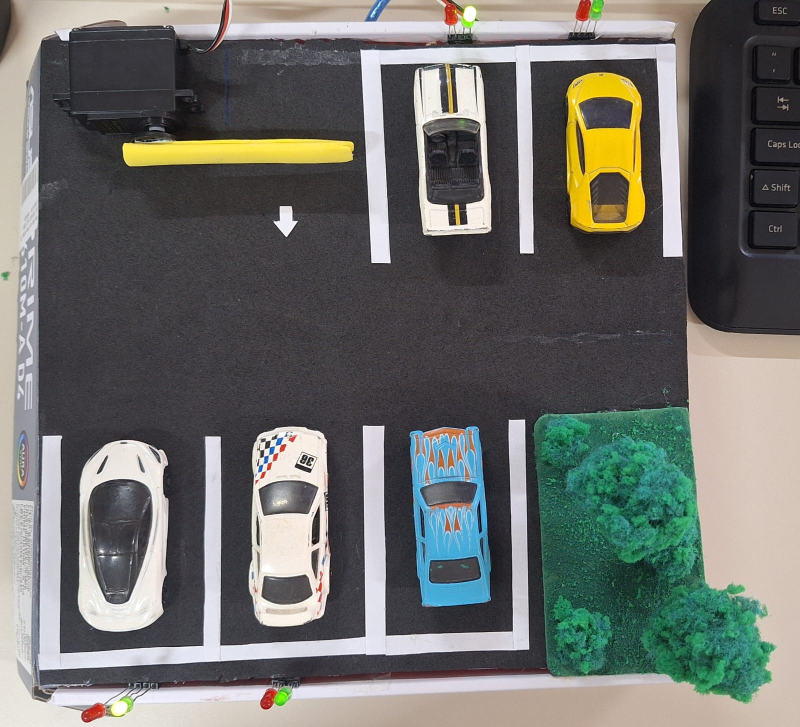
#> input picture assets/inputs/imagemAtual6.jpeg, 1600 x 1454 px, found by its file name (shown at 1/2 size)
$ python createCoordinatesImage.py
#> lines starting #> are read from the running program, lines starting #| are printed output that depends on the picture
#> further down, image is the input picture: shape (1454, 1600, 3); mean B, G, R 106.2, 110.3, 108.7
import cv2

# Função para redimensionar a imagem para um tamanho fixo de largura de 700 pixels, mantendo a proporção
def resize_image(img_array, new_width=700):
#> called with new_width = 700
    height, width, _ = img_array.shape
#> height = 1454; width = 1600
    new_height = int((new_width / width) * height)  # Calcula a nova altura mantendo a proporção
#> new_height = 636
    resized_image = cv2.resize(img_array, (new_width, new_height))
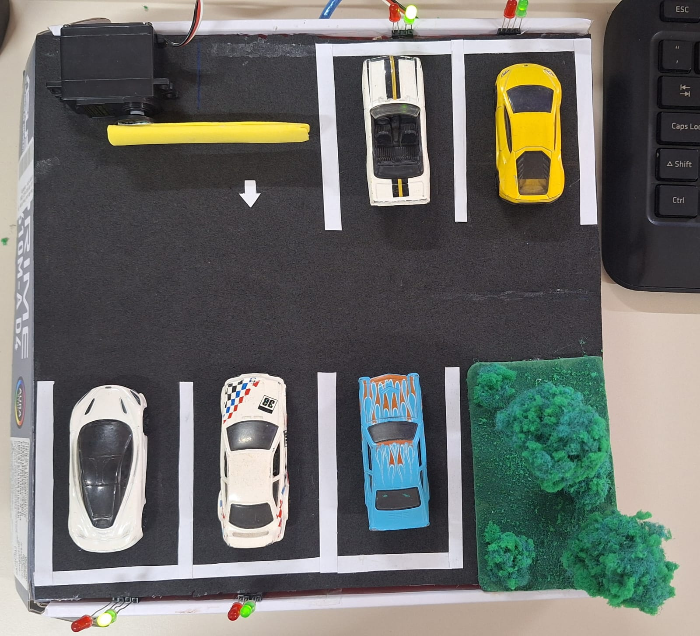
#> resized_image: shape (636, 700, 3); mean B, G, R 106.1, 110.2, 108.6
    return resized_image, (width / new_width), (height / new_height)

# Carrega a imagem
image_path = '../../assets/inputs/imagemAtual6.jpeg'
image = cv2.imread(image_path)

# Verifica se a imagem foi carregada corretamente
if image is None:
    print("Erro ao carregar a imagem.")
    exit()

# Redimensiona a imagem para um tamanho fixo de largura de 700 pixels, mantendo a proporção
resized_image, scale_x, scale_y = resize_image(image, 700)
#> scale_x = 2.29; scale_y = 2.29

# Lista para armazenar as coordenadas das vagas
vagas = []

print("Selecione os retângulos das vagas. Pressione Enter após selecionar cada retângulo. Pressione Esc para finalizar.")

# Define a janela como ajustável
cv2.namedWindow("Image", cv2.WINDOW_NORMAL)

while True:
    # Permite ao usuário selecionar a ROI (Região de Interesse)
#> (the run stopped early here; a loop or call above may not have finished)

$ run again, with assets/inputs/imagemAtual1.jpeg copied over assets/inputs/imagemAtual6.jpeg
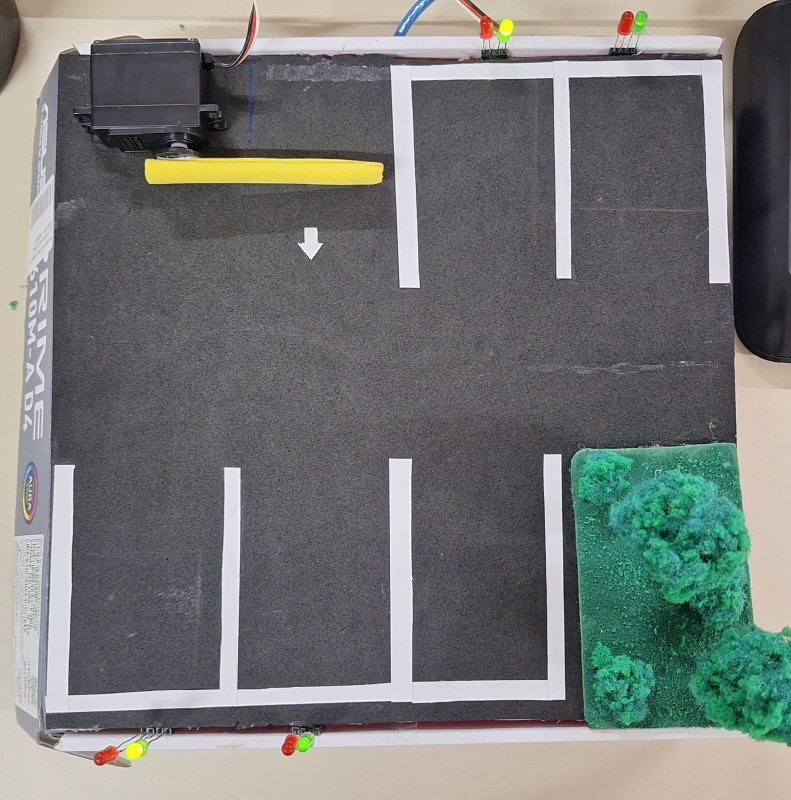
#> input picture assets/inputs/imagemAtual1.jpeg, 1582 x 1600 px, found by its file name (shown at 1/2 size)
#> image is the input picture: shape (1600, 1582, 3); mean B, G, R 118.4, 120, 117.4
#> in resize_image, `resized_image = cv2.resize(img_array, (new_width, new_height))`:
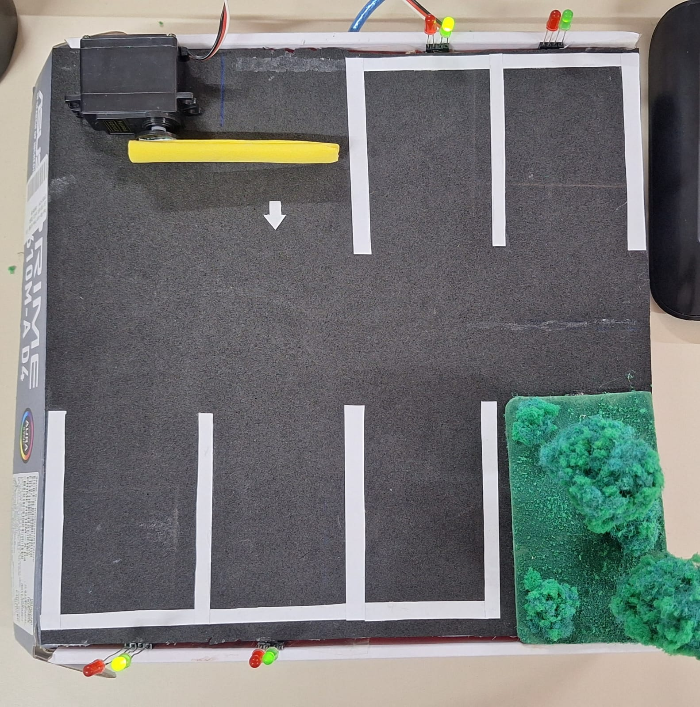
#> resized_image: shape (707, 700, 3); mean B, G, R 118.3, 119.9, 117.3
#> scale_x = 2.26

$ run again, with assets/inputs/imagemAtual2.jpeg copied over assets/inputs/imagemAtual6.jpeg
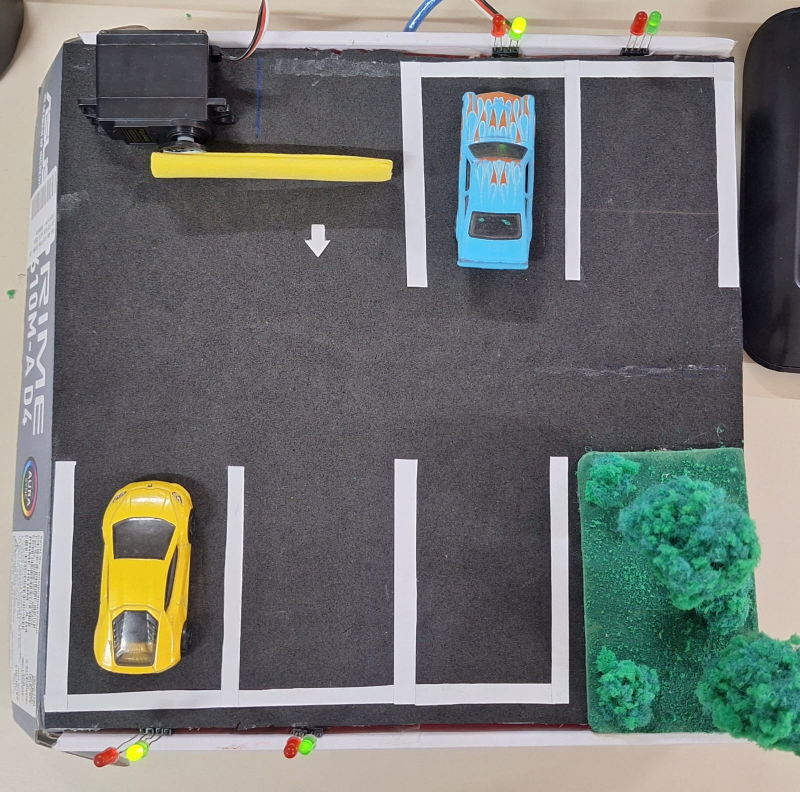
#> input picture assets/inputs/imagemAtual2.jpeg, 1600 x 1584 px, found by its file name (shown at 1/2 size)
#> image is the input picture: shape (1584, 1600, 3); mean B, G, R 114.4, 117.3, 114.5
#> in resize_image, `resized_image = cv2.resize(img_array, (new_width, new_height))`:
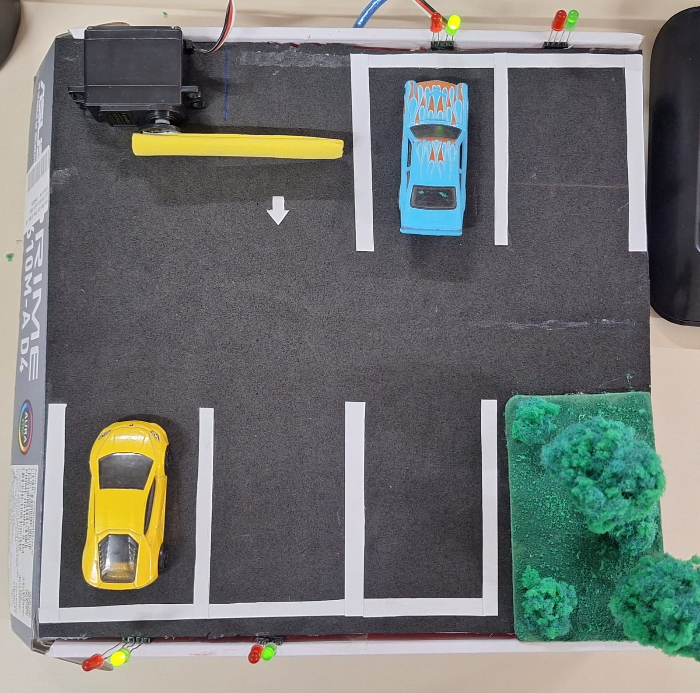
#> resized_image: shape (693, 700, 3); mean B, G, R 114.3, 117.2, 114.4
#> scale_x = 2.29

$ run again, with assets/inputs/imagemAtual3.jpeg copied over assets/inputs/imagemAtual6.jpeg
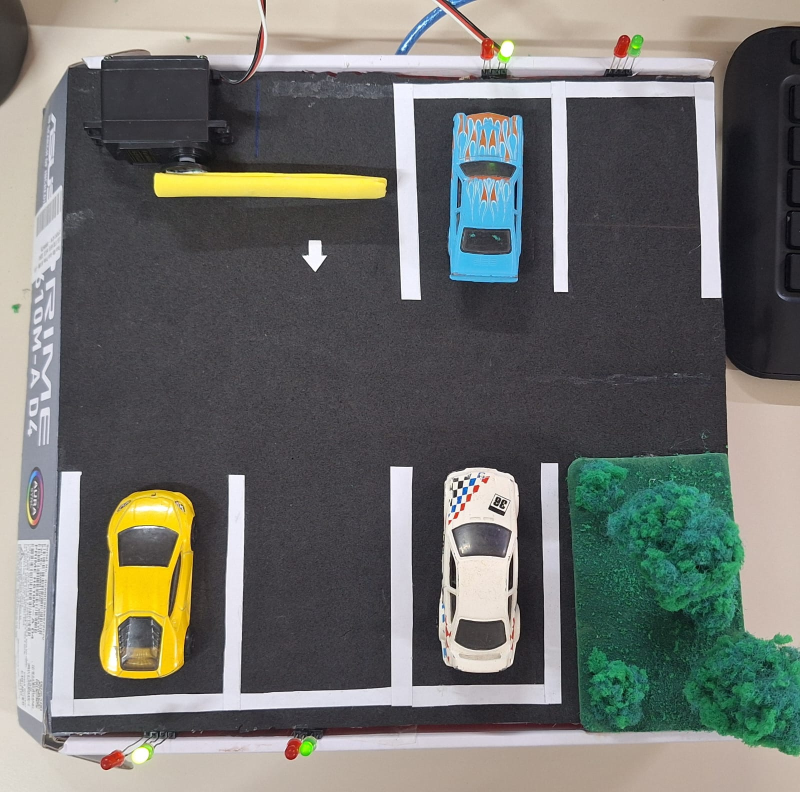
#> input picture assets/inputs/imagemAtual3.jpeg, 1600 x 1584 px, found by its file name (shown at 1/2 size)
#> image is the input picture: shape (1584, 1600, 3); mean B, G, R 107.8, 112, 110.4
#> in resize_image, `resized_image = cv2.resize(img_array, (new_width, new_height))`:
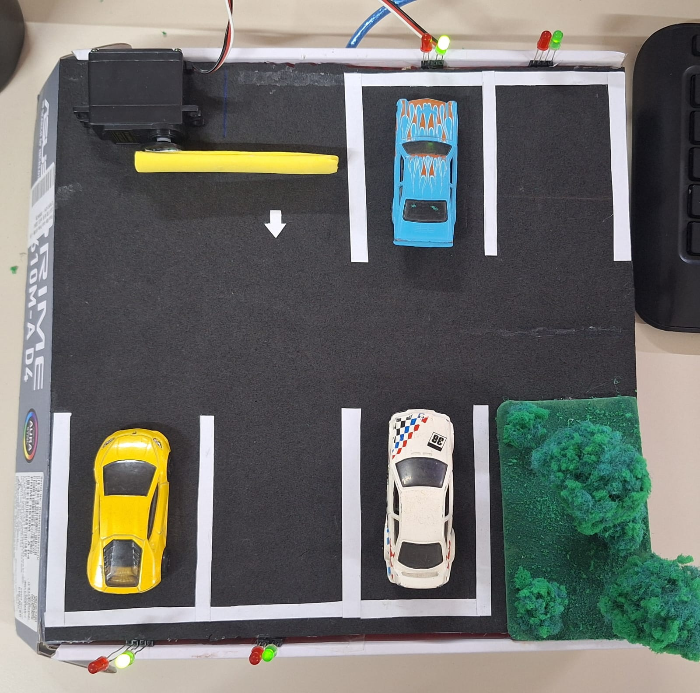
#> resized_image: shape (693, 700, 3); mean B, G, R 107.7, 111.9, 110.3
#> scale_x = 2.29
